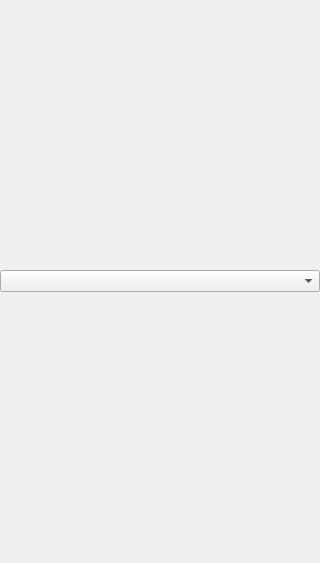
<?xml version="1.0" encoding="UTF-8"?>
<ui version="4.0">
 <class>Form</class>
 <widget class="QWidget" name="Form">
  <property name="geometry">
   <rect>
    <x>0</x>
    <y>0</y>
    <width>320</width>
    <height>563</height>
   </rect>
  </property>
  <property name="windowTitle">
   <string>Form</string>
  </property>
  <layout class="QVBoxLayout" name="layout">
   <property name="leftMargin">
    <number>0</number>
   </property>
   <property name="topMargin">
    <number>0</number>
   </property>
   <property name="rightMargin">
    <number>0</number>
   </property>
   <property name="bottomMargin">
    <number>0</number>
   </property>
   <item>
    <layout class="QHBoxLayout" name="buttonsLayout">
     <item>
      <widget class="QComboBox" name="comboBox"/>
     </item>
    </layout>
   </item>
  </layout>
 </widget>
 <resources/>
 <connections/>
</ui>
